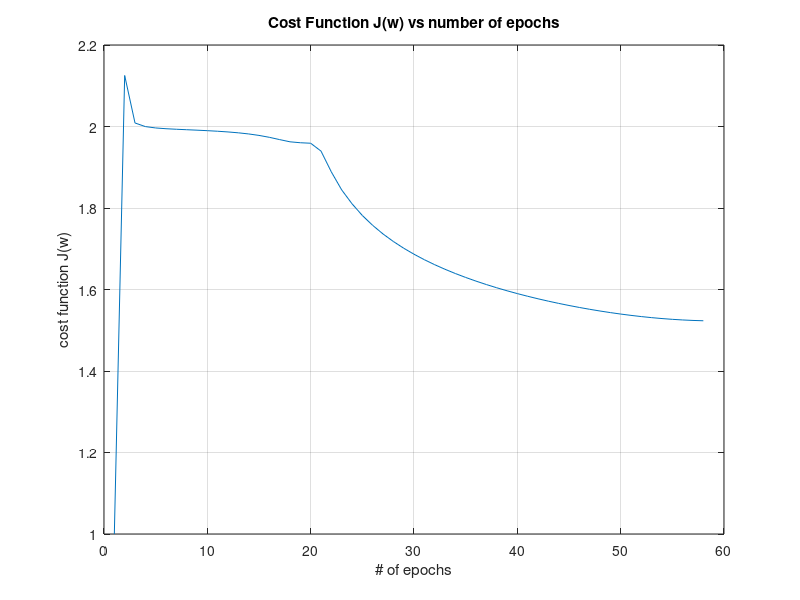

Reproduce this figure in MATLAB. (Note: this script raises an error after producing the figure.)
%%%%%%%%%%%%%%%%%%%%%%%%%%%%%%%%%%%%%%%%%%%%
%%%%%%%% Author: Mohammed Kashwah %%%%%%%%%%
%%%%%%%%%%%%%%%%%%%%%%%%%%%%%%%%%%%%%%%%%%%%

clear
clc


%initialization step
eta     = 0.1;              %learning rate
theta   = 0.001;            %threshold
j_w     = [1];              %arbitrary value
delta_jw = [1];
epoch   = 1;                %number of epochs
x_1     = [-1 -1 1 1];      %input 1
x_2     = [-1 1 -1 1];      %input 2
t       = [-1 1 1 -1];      %target output
bias    = 1;                %bias
input_augmented = [ones(1, length(t)); x_1; x_2];       %ones(1, length(t)) is for bias
input_transposed = input_augmented';                    %transpose the input for ease of calculations


%initialize w_ji =/= 0
w_ji = [1 1; 1 1; 1 1];         %w_ji = [w_1_bias       w_2_bias
                                %        w11            w21 
                                %        w12            w22]
                                       



%initialize w_kj =/= 0
w_kj = [1; 1; 1];                 %w_kj = [w_3_bias
                                %           w3_1
                                %           w3_2    ]

                         
while delta_jw > theta
    epoch = epoch+1;
    
    net_j = input_transposed * w_ji;        %net activation
    y_j   = tanh(net_j);
    y_j_augmented = [ones(length(x_1),1), y_j];     %including the bias
    
    net_k = y_j_augmented * w_kj;           %net activation for output

    z_k = tanh(net_k);
    %calculate j(w)
    t_z_difference = t - z_k';
    j_w(epoch) = 0.5* sum(t_z_difference.^2);        %0.5 * ||t - z_k||^2
%     j_w(epoch) = 0.5* (norm(t_z_difference))^2;        %0.5 * ||t - z_k||^2

    
    %backpropagation

    %between output and hidden layer
    sig_d_k = 1- (tanh(net_k)).^2;      %f'(net_k)
    
%     delta_k = (t - z_k') * sig_d_k;
    delta_k = sum((t - z_k')) * sig_d_k;                 %sensitivity delta_k

    delta_w_kj = eta * delta_k' * y_j_augmented;     %[delta_w_bias_3    delta_w3_1 delta_w3_2]

%     w_kj = w_kj + delta_w_kj';                      %w_kj(m+1)

    %between the hidden layer and the input
    sig_d_j = 1- (tanh(net_j)).^2;      %f'(net_j)
%     delta_j = sig_d_j' .* sum(w_kj * delta_k);
    delta_j = sum((t - z_k')* sig_d_k * w_kj) * sig_d_j;    %sensitivity delta_j

    delta_w_ji = eta * delta_j' * input_transposed;

    w_ji = w_ji + delta_w_ji';      %update w_ji
    w_kj = w_kj + delta_w_kj';      %update w_kj
    
    delta_jw = abs(j_w(epoch) - j_w(epoch - 1));        %find delta j(w)
    
end

figure
plot(1:1:epoch, j_w)
title('Cost Function J(w) vs number of epochs')
xlabel('# of epochs')
ylabel('cost function J(w)')
grid on



fprintf("number of epochs needed for convergance = " + epoch + "\n")

